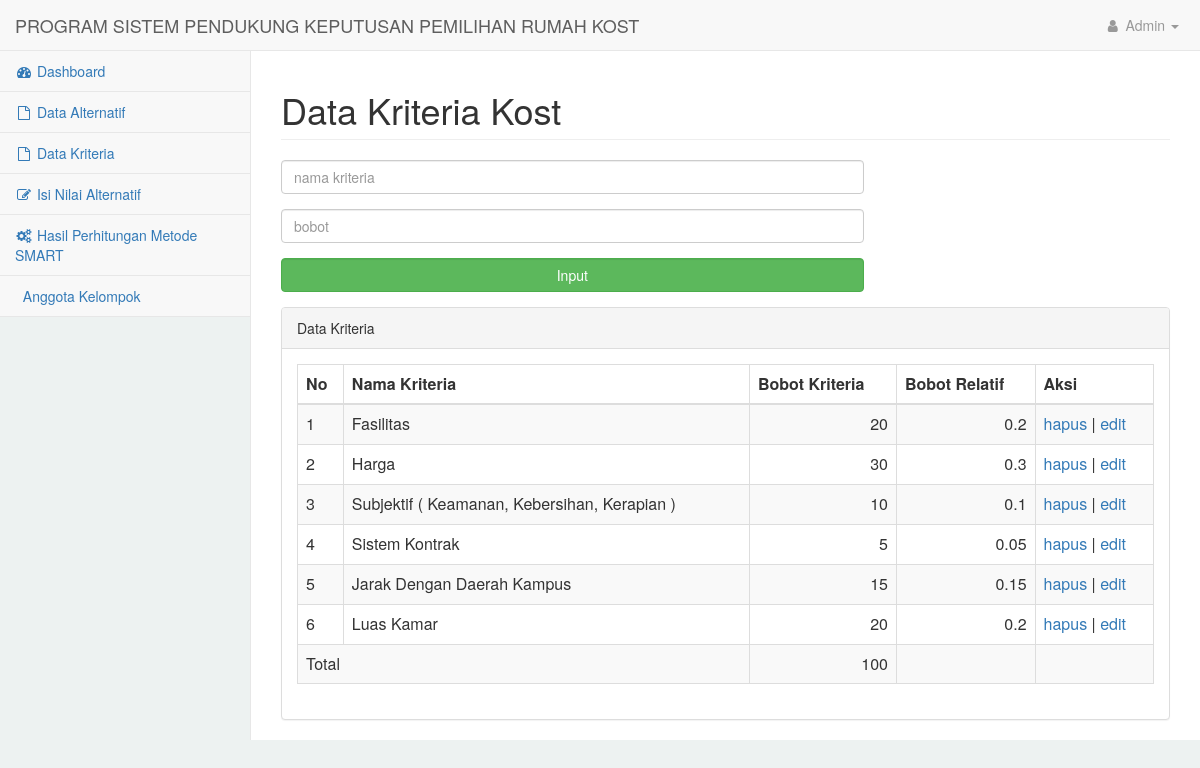
Page /kriteria.php on the committed database.
### tables this page shows
CREATE TABLE `kriteria_kost` (
  `id_kriteria` int(11) NOT NULL,
  `nama_kriteria` varchar(50) NOT NULL,
  `bobot` int(50) NOT NULL
);

### kriteria.php (the view, shortened to what this page needs)
<?php
	include 'koneksi.php';
	require_once 'navigasi.php';
?>
<div id="page-wrapper">
	<div class="container-fluid">
		<div class="row">
			<div class="col-lg-12">
				<h1 class="page-header">Data Kriteria Kost</h1>
			</div>
			<div class="col-lg-8">
				<form role="form" action="" method="POST">
					<div class="form-group">
                         <input type="text" required name="kriteria" class="form-control" placeholder="nama kriteria">
                     </div>
                     <div class="form-group">
                         <input type="text" required name="bobot" class="form-control" placeholder="bobot">
                     </div>
					<div class="form-group">
						<input type="submit" name="submit" class="form-control btn btn-success form-control" value="Input" placeholder="submit">
					</div>
				</form>
			</div>
					<div class="col-lg-12">
						<div class="panel panel-default">
							<div class="panel-heading">
								Data Kriteria
							</div>
							<div class="panel-body">
								<div class="table-responsive">
									<table class="table table-striped table-bordered table-hover">
										<thead>
											<tr>
												<th>No</th>
												<th>Nama Kriteria</th>
                                                <th>Bobot Kriteria</th>
                                                <th>Bobot Relatif</th>
                                                <th>Aksi</th>
											</tr>
										</thead>
										<tbody>
											<?php
											$sqljumlah = "SELECT SUM(bobot) FROM kriteria_kost";
											$queryjumlah = mysqli_query($dbconnection,$sqljumlah);
											$jumlah0 = mysqli_fetch_array($queryjumlah);
											$jumlah = $jumlah0[0];
											$sql = "SELECT * FROM kriteria_kost";
											$query = mysqli_query($dbconnection, $sql);
											$n = 1;
											while($barisbobot = mysqli_fetch_assoc($query)) {
											?>
											<tr>
												<td><?=$n?></td>
												<td><?=$barisbobot['nama_kriteria']?></td>
												<td class="text-right"><?=$barisbobot['bobot']?></td>
												<td class="text-right"><?=round($barisbobot['bobot']/$jumlah,3)?></td>
												<td><a onclick="return confirm('Anda yakin ingin menghapus data kriteria ?')" href="aksi/hapus_kriteria.php?nama_kriteria=<?=$barisbobot['nama_kriteria']?>">hapus</a> | <a href="">edit</a> </td>
											</tr>
										<?php
                                             $n++;
                                         }
                                        ?>
										<tr class="inverse">
											<td colspan="2">Total</td>
											<td class="text-right"><?=$jumlah?></td>
											<td class="text-right"></td>
											<td></td>
										</tr>
										</tbody>
									</table>
								</div>
							</div>
						</div>
					</div>
		</div>
	</div>
	<?php
	require_once 'foot.php';
	?>

### navigasi.php (shortened to what this page needs)
?>
<!DOCTYPE html>
<html lang="en">
    <head>
        <link href="css/bootstrap.min.css" rel="stylesheet">
        <link href="css/metisMenu.min.css" rel="stylesheet">
        <link href="css/timeline.css" rel="stylesheet">
        <link href="css/startmin.css" rel="stylesheet">
        <link href="css/morris.css" rel="stylesheet">
        <link href="css/font-awesome.min.css" rel="stylesheet" type="text/css">
    </head>
    <body>
        <div id="wrapper">
            <nav class="navbar navbar-default navbar-fixed-top" role="navigation">
                <div class="navbar-header">
                    <a class="navbar-brand" href="">PROGRAM SISTEM PENDUKUNG KEPUTUSAN PEMILIHAN RUMAH KOST</a>
                </div>
                <ul class="nav navbar-right navbar-top-links">
                    <li class="dropdown">
                        <a class="dropdown-toggle" data-toggle="dropdown" href="#">
                            <i class="fa fa-user fa-fw"></i> Admin <b class="caret"></b>
                        </a>
                    </li>
                </ul>
                <div class="navbar-default sidebar" role="navigation">
                    <div class="sidebar-nav navbar-collapse">
                        <ul class="nav" id="side-menu">
                            <li>
                                <a href="index.php" class=""><i class="fa fa-dashboard fa-fw"></i> Dashboard</a>
                            </li>
                            <li>
                                <a href="alternatif.php" class=""><i class="fa fa-file-o fa-fw"></i> Data Alternatif</a>
                            </li>
                            <li>
                                <a href="kriteria.php" class=""><i class="fa fa-file-o fa-fw"></i> Data Kriteria</a>
                            </li>
                            <li>
                                <a href="skor.php" class=""><i class="fa fa-edit fa-fw"></i> Isi Nilai Alternatif</a>
                            </li>
                            <li>
                                <a href="perhitungansmart.php" class=""><i class="fa fa-cogs fa-fw"></i> Hasil Perhitungan Metode SMART</a>
                            </li>
                            <li>
                                <a href="perkenalan.php" class=""><i class="fa-address-card-o "></i> Anggota Kelompok</a>
                            </li>
                        </ul>
                    </div>
                </div>
            </nav>

### foot.php (shortened to what this page needs)
    </body>
</html>

### css/startmin.css (style rules this page uses)
body { background-color: #f8f8f8; }
#wrapper { width: 100%; }
#page-wrapper { padding-top: 30px; min-height: 568px; background-color: #fff; }
@media (min-width:768px) { #page-wrapper { position: inherit; margin-left: 250px; padding: 30px 15px 0 15px; border-left: 1px solid #e7e7e7; } }
.navbar-header { float: left; }
.navbar-right { text-align: right; }
.navbar-top-links { margin: 0; }
.navbar-top-links li { display: inline-block; }
.navbar-top-links li:last-child { margin-right: 6px; }
.navbar-top-links li a { padding: 15px; min-height: 50px; }
.navbar-top-links>li>a { color: #999; }
.sidebar .sidebar-nav.navbar-collapse { padding-right: 0; padding-left: 0; }
.sidebar ul li { border-bottom: 1px solid #e7e7e7; }
@media (min-width:768px) { .sidebar { z-index: 1; position: absolute; width: 250px; margin-top: 51px; } }

### navigasi.php (style rules this page uses)
body { background-color: #edf2f1; }

### rows in the picture
kriteria_kost: nama_kriteria "Fasilitas", bobot "20", bobot "0.2"
kriteria_kost: nama_kriteria "Harga", bobot "30", bobot "0.3"
kriteria_kost: nama_kriteria "Subjektif ( Keamanan, Kebersihan, Kerapian )", bobot "10", bobot "0.1"
kriteria_kost: nama_kriteria "Sistem Kontrak", bobot "5", bobot "0.05"
kriteria_kost: nama_kriteria "Jarak Dengan Daerah Kampus", bobot "15", bobot "0.15"
kriteria_kost: nama_kriteria "Luas Kamar", bobot "20", bobot "0.2"

### other values in the picture
$jumlah "100"
